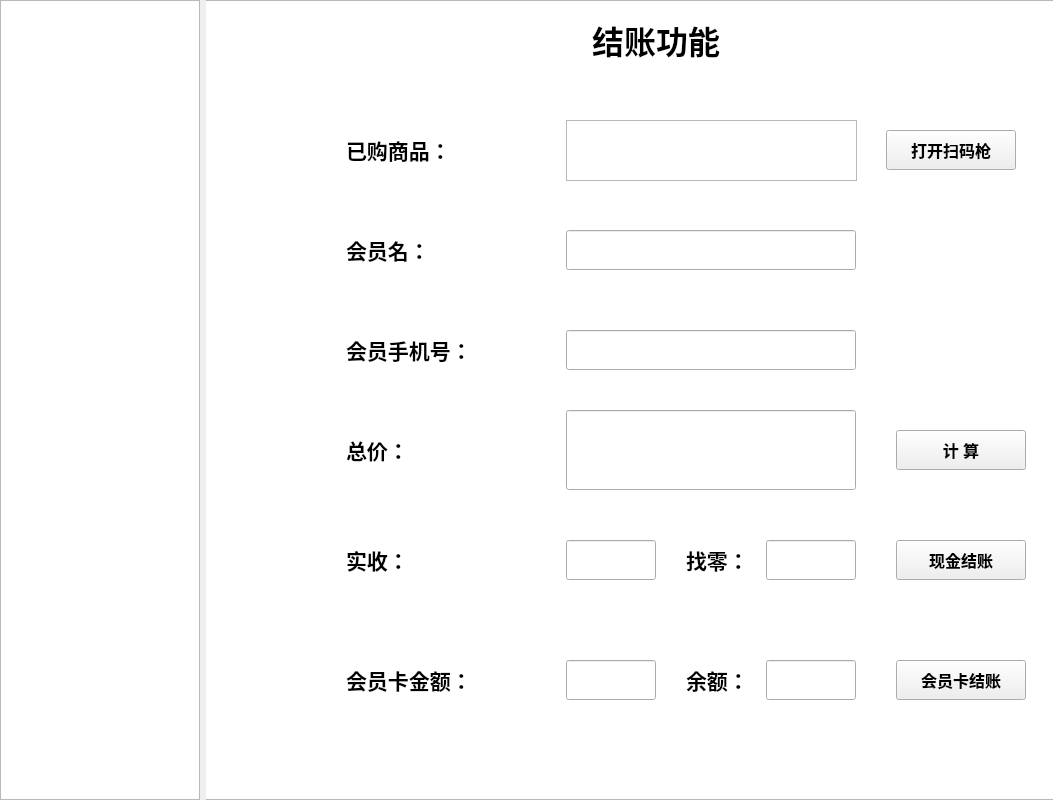
<?xml version="1.0" encoding="UTF-8"?>
<ui version="4.0">
 <class>frmNavListViewForm</class>
 <widget class="QWidget" name="frmNavListViewForm">
  <property name="geometry">
   <rect>
    <x>0</x>
    <y>0</y>
    <width>1053</width>
    <height>800</height>
   </rect>
  </property>
  <property name="windowTitle">
   <string>Form</string>
  </property>
  <layout class="QGridLayout" name="gridLayout">
   <property name="leftMargin">
    <number>0</number>
   </property>
   <property name="topMargin">
    <number>0</number>
   </property>
   <property name="rightMargin">
    <number>0</number>
   </property>
   <property name="bottomMargin">
    <number>0</number>
   </property>
   <item row="0" column="0">
    <widget class="NavListView" name="listView">
     <property name="maximumSize">
      <size>
       <width>200</width>
       <height>16777215</height>
      </size>
     </property>
    </widget>
   </item>
   <item row="0" column="1">
    <widget class="QStackedWidget" name="stackedWidget">
     <property name="font">
      <font>
       <family>Agency FB</family>
       <pointsize>14</pointsize>
       <weight>75</weight>
       <bold>true</bold>
      </font>
     </property>
     <property name="currentIndex">
      <number>0</number>
     </property>
     <widget class="QWidget" name="page1">
      <widget class="QLabel" name="label_1">
       <property name="geometry">
        <rect>
         <x>370</x>
         <y>20</y>
         <width>160</width>
         <height>40</height>
        </rect>
       </property>
       <property name="maximumSize">
        <size>
         <width>160</width>
         <height>80</height>
        </size>
       </property>
       <property name="font">
        <font>
         <family>Agency FB</family>
         <pointsize>24</pointsize>
         <weight>75</weight>
         <bold>true</bold>
        </font>
       </property>
       <property name="text">
        <string>结账功能</string>
       </property>
       <property name="alignment">
        <set>Qt::AlignCenter</set>
       </property>
      </widget>
      <widget class="QLabel" name="label">
       <property name="geometry">
        <rect>
         <x>140</x>
         <y>130</y>
         <width>141</width>
         <height>40</height>
        </rect>
       </property>
       <property name="font">
        <font>
         <family>Agency FB</family>
         <pointsize>16</pointsize>
         <weight>75</weight>
         <bold>true</bold>
        </font>
       </property>
       <property name="text">
        <string>已购商品：</string>
       </property>
      </widget>
      <widget class="QLabel" name="label_2">
       <property name="geometry">
        <rect>
         <x>140</x>
         <y>230</y>
         <width>141</width>
         <height>40</height>
        </rect>
       </property>
       <property name="font">
        <font>
         <family>Agency FB</family>
         <pointsize>16</pointsize>
         <weight>75</weight>
         <bold>true</bold>
        </font>
       </property>
       <property name="text">
        <string>会员名：</string>
       </property>
      </widget>
      <widget class="QLineEdit" name="lineEdit_vip">
       <property name="geometry">
        <rect>
         <x>360</x>
         <y>230</y>
         <width>290</width>
         <height>40</height>
        </rect>
       </property>
       <property name="font">
        <font>
         <pointsize>14</pointsize>
         <weight>50</weight>
         <bold>false</bold>
        </font>
       </property>
      </widget>
      <widget class="QLabel" name="label_3">
       <property name="geometry">
        <rect>
         <x>140</x>
         <y>430</y>
         <width>120</width>
         <height>40</height>
        </rect>
       </property>
       <property name="font">
        <font>
         <family>Agency FB</family>
         <pointsize>16</pointsize>
         <weight>75</weight>
         <bold>true</bold>
        </font>
       </property>
       <property name="text">
        <string>总价：</string>
       </property>
      </widget>
      <widget class="QLineEdit" name="lineEdit_total">
       <property name="geometry">
        <rect>
         <x>360</x>
         <y>410</y>
         <width>290</width>
         <height>80</height>
        </rect>
       </property>
       <property name="sizePolicy">
        <sizepolicy hsizetype="Maximum" vsizetype="Minimum">
         <horstretch>0</horstretch>
         <verstretch>0</verstretch>
        </sizepolicy>
       </property>
       <property name="maximumSize">
        <size>
         <width>290</width>
         <height>80</height>
        </size>
       </property>
       <property name="font">
        <font>
         <pointsize>12</pointsize>
         <weight>50</weight>
         <bold>false</bold>
        </font>
       </property>
       <property name="alignment">
        <set>Qt::AlignLeading|Qt::AlignLeft|Qt::AlignTop</set>
       </property>
      </widget>
      <widget class="QPushButton" name="pB_cashpay">
       <property name="geometry">
        <rect>
         <x>690</x>
         <y>540</y>
         <width>130</width>
         <height>40</height>
        </rect>
       </property>
       <property name="font">
        <font>
         <family>Agency FB</family>
         <pointsize>12</pointsize>
         <weight>75</weight>
         <bold>true</bold>
        </font>
       </property>
       <property name="text">
        <string>现金结账</string>
       </property>
      </widget>
      <widget class="QPushButton" name="pB_cardpay">
       <property name="geometry">
        <rect>
         <x>690</x>
         <y>660</y>
         <width>130</width>
         <height>40</height>
        </rect>
       </property>
       <property name="font">
        <font>
         <family>Agency FB</family>
         <pointsize>12</pointsize>
         <weight>75</weight>
         <bold>true</bold>
        </font>
       </property>
       <property name="text">
        <string>会员卡结账</string>
       </property>
      </widget>
      <widget class="QLabel" name="label_4">
       <property name="geometry">
        <rect>
         <x>140</x>
         <y>540</y>
         <width>120</width>
         <height>40</height>
        </rect>
       </property>
       <property name="font">
        <font>
         <family>Agency FB</family>
         <pointsize>16</pointsize>
         <weight>75</weight>
         <bold>true</bold>
        </font>
       </property>
       <property name="text">
        <string>实收：</string>
       </property>
      </widget>
      <widget class="QLineEdit" name="lineEdit_income">
       <property name="geometry">
        <rect>
         <x>360</x>
         <y>540</y>
         <width>90</width>
         <height>40</height>
        </rect>
       </property>
       <property name="font">
        <font>
         <weight>50</weight>
         <bold>false</bold>
        </font>
       </property>
      </widget>
      <widget class="QLabel" name="label_5">
       <property name="geometry">
        <rect>
         <x>480</x>
         <y>540</y>
         <width>61</width>
         <height>40</height>
        </rect>
       </property>
       <property name="font">
        <font>
         <pointsize>16</pointsize>
        </font>
       </property>
       <property name="text">
        <string>找零：</string>
       </property>
      </widget>
      <widget class="QLineEdit" name="lineEdit_outgoing">
       <property name="geometry">
        <rect>
         <x>560</x>
         <y>540</y>
         <width>90</width>
         <height>40</height>
        </rect>
       </property>
       <property name="font">
        <font>
         <weight>50</weight>
         <bold>false</bold>
        </font>
       </property>
      </widget>
      <widget class="QLabel" name="label_6">
       <property name="geometry">
        <rect>
         <x>140</x>
         <y>660</y>
         <width>161</width>
         <height>40</height>
        </rect>
       </property>
       <property name="font">
        <font>
         <family>Agency FB</family>
         <pointsize>16</pointsize>
         <weight>75</weight>
         <bold>true</bold>
        </font>
       </property>
       <property name="text">
        <string>会员卡金额：</string>
       </property>
      </widget>
      <widget class="QLineEdit" name="lineEdit_account">
       <property name="geometry">
        <rect>
         <x>360</x>
         <y>660</y>
         <width>90</width>
         <height>40</height>
        </rect>
       </property>
       <property name="font">
        <font>
         <weight>50</weight>
         <bold>false</bold>
        </font>
       </property>
      </widget>
      <widget class="QLabel" name="label_7">
       <property name="geometry">
        <rect>
         <x>480</x>
         <y>660</y>
         <width>61</width>
         <height>40</height>
        </rect>
       </property>
       <property name="font">
        <font>
         <pointsize>16</pointsize>
        </font>
       </property>
       <property name="text">
        <string>余额：</string>
       </property>
      </widget>
      <widget class="QLineEdit" name="lineEdit_remain">
       <property name="geometry">
        <rect>
         <x>560</x>
         <y>660</y>
         <width>90</width>
         <height>40</height>
        </rect>
       </property>
       <property name="font">
        <font>
         <weight>50</weight>
         <bold>false</bold>
        </font>
       </property>
      </widget>
      <widget class="QPushButton" name="pushButton_5">
       <property name="geometry">
        <rect>
         <x>690</x>
         <y>430</y>
         <width>130</width>
         <height>40</height>
        </rect>
       </property>
       <property name="font">
        <font>
         <pointsize>12</pointsize>
        </font>
       </property>
       <property name="text">
        <string>计 算</string>
       </property>
      </widget>
      <widget class="QLabel" name="label_17">
       <property name="geometry">
        <rect>
         <x>140</x>
         <y>330</y>
         <width>161</width>
         <height>40</height>
        </rect>
       </property>
       <property name="font">
        <font>
         <pointsize>16</pointsize>
         <weight>75</weight>
         <bold>true</bold>
        </font>
       </property>
       <property name="text">
        <string>会员手机号：</string>
       </property>
      </widget>
      <widget class="QLineEdit" name="lineEdit_vip_2">
       <property name="geometry">
        <rect>
         <x>360</x>
         <y>330</y>
         <width>290</width>
         <height>40</height>
        </rect>
       </property>
       <property name="font">
        <font>
         <weight>50</weight>
         <bold>false</bold>
        </font>
       </property>
      </widget>
      <widget class="QTextEdit" name="textEdit_2">
       <property name="geometry">
        <rect>
         <x>-10</x>
         <y>0</y>
         <width>880</width>
         <height>800</height>
        </rect>
       </property>
       <property name="html">
        <string>&lt;!DOCTYPE HTML PUBLIC &quot;-//W3C//DTD HTML 4.0//EN&quot; &quot;http://www.w3.org/TR/REC-html40/strict.dtd&quot;&gt;
&lt;html&gt;&lt;head&gt;&lt;meta name=&quot;qrichtext&quot; content=&quot;1&quot; /&gt;&lt;style type=&quot;text/css&quot;&gt;
p, li { white-space: pre-wrap; }
&lt;/style&gt;&lt;/head&gt;&lt;body style=&quot; font-family:'Agency FB'; font-size:14pt; font-weight:600; font-style:normal;&quot;&gt;
&lt;p style=&quot; margin-top:0px; margin-bottom:0px; margin-left:0px; margin-right:0px; -qt-block-indent:0; text-indent:0px;&quot;&gt;&lt;img src=&quot;:/image/013.jpg&quot; /&gt;&lt;/p&gt;&lt;/body&gt;&lt;/html&gt;</string>
       </property>
      </widget>
      <widget class="QPlainTextEdit" name="textEdit_goods">
       <property name="geometry">
        <rect>
         <x>360</x>
         <y>120</y>
         <width>291</width>
         <height>61</height>
        </rect>
       </property>
      </widget>
      <widget class="QPushButton" name="pushButton_6">
       <property name="geometry">
        <rect>
         <x>680</x>
         <y>130</y>
         <width>130</width>
         <height>40</height>
        </rect>
       </property>
       <property name="font">
        <font>
         <pointsize>12</pointsize>
        </font>
       </property>
       <property name="text">
        <string>打开扫码枪</string>
       </property>
      </widget>
      <zorder>textEdit_2</zorder>
      <zorder>label_1</zorder>
      <zorder>label</zorder>
      <zorder>label_2</zorder>
      <zorder>lineEdit_vip</zorder>
      <zorder>label_3</zorder>
      <zorder>lineEdit_total</zorder>
      <zorder>pB_cashpay</zorder>
      <zorder>pB_cardpay</zorder>
      <zorder>label_4</zorder>
      <zorder>lineEdit_income</zorder>
      <zorder>label_5</zorder>
      <zorder>lineEdit_outgoing</zorder>
      <zorder>label_6</zorder>
      <zorder>lineEdit_account</zorder>
      <zorder>label_7</zorder>
      <zorder>lineEdit_remain</zorder>
      <zorder>pushButton_5</zorder>
      <zorder>label_17</zorder>
      <zorder>lineEdit_vip_2</zorder>
      <zorder>textEdit_goods</zorder>
      <zorder>pushButton_6</zorder>
     </widget>
     <widget class="QWidget" name="page2">
      <widget class="QLabel" name="label_8">
       <property name="geometry">
        <rect>
         <x>380</x>
         <y>20</y>
         <width>200</width>
         <height>60</height>
        </rect>
       </property>
       <property name="font">
        <font>
         <family>Agency FB</family>
         <pointsize>24</pointsize>
         <weight>75</weight>
         <bold>true</bold>
        </font>
       </property>
       <property name="text">
        <string>添加新会员</string>
       </property>
       <property name="alignment">
        <set>Qt::AlignCenter</set>
       </property>
      </widget>
      <widget class="QLabel" name="label_9">
       <property name="geometry">
        <rect>
         <x>180</x>
         <y>130</y>
         <width>161</width>
         <height>40</height>
        </rect>
       </property>
       <property name="font">
        <font>
         <family>Agency FB</family>
         <pointsize>16</pointsize>
         <weight>75</weight>
         <bold>true</bold>
        </font>
       </property>
       <property name="text">
        <string>新会员账号：</string>
       </property>
      </widget>
      <widget class="QLabel" name="label_10">
       <property name="geometry">
        <rect>
         <x>180</x>
         <y>250</y>
         <width>161</width>
         <height>40</height>
        </rect>
       </property>
       <property name="font">
        <font>
         <family>Agency FB</family>
         <pointsize>16</pointsize>
         <weight>75</weight>
         <bold>true</bold>
        </font>
       </property>
       <property name="text">
        <string>会员手机号：</string>
       </property>
      </widget>
      <widget class="QLabel" name="label_11">
       <property name="geometry">
        <rect>
         <x>180</x>
         <y>490</y>
         <width>140</width>
         <height>40</height>
        </rect>
       </property>
       <property name="font">
        <font>
         <family>Agency FB</family>
         <pointsize>16</pointsize>
         <weight>75</weight>
         <bold>true</bold>
        </font>
       </property>
       <property name="text">
        <string>首次充值：</string>
       </property>
      </widget>
      <widget class="QLineEdit" name="lineEdit_newvipName">
       <property name="geometry">
        <rect>
         <x>440</x>
         <y>130</y>
         <width>300</width>
         <height>40</height>
        </rect>
       </property>
      </widget>
      <widget class="QLineEdit" name="lineEdit_newvipPhone">
       <property name="geometry">
        <rect>
         <x>440</x>
         <y>250</y>
         <width>300</width>
         <height>40</height>
        </rect>
       </property>
      </widget>
      <widget class="QPushButton" name="pB_newvipRegister">
       <property name="geometry">
        <rect>
         <x>440</x>
         <y>610</y>
         <width>141</width>
         <height>51</height>
        </rect>
       </property>
       <property name="font">
        <font>
         <pointsize>16</pointsize>
        </font>
       </property>
       <property name="text">
        <string>注  册</string>
       </property>
      </widget>
      <widget class="QLabel" name="label_16">
       <property name="geometry">
        <rect>
         <x>180</x>
         <y>370</y>
         <width>171</width>
         <height>40</height>
        </rect>
       </property>
       <property name="font">
        <font>
         <family>Agency FB</family>
         <pointsize>16</pointsize>
         <weight>75</weight>
         <bold>true</bold>
        </font>
       </property>
       <property name="text">
        <string>确认手机号：</string>
       </property>
      </widget>
      <widget class="QLineEdit" name="lineEdit_newvipContirm">
       <property name="geometry">
        <rect>
         <x>440</x>
         <y>370</y>
         <width>300</width>
         <height>40</height>
        </rect>
       </property>
      </widget>
      <widget class="QLineEdit" name="lineEdit_newvipFirst">
       <property name="geometry">
        <rect>
         <x>440</x>
         <y>490</y>
         <width>300</width>
         <height>40</height>
        </rect>
       </property>
      </widget>
      <widget class="QTextEdit" name="textEdit_3">
       <property name="geometry">
        <rect>
         <x>-10</x>
         <y>0</y>
         <width>880</width>
         <height>800</height>
        </rect>
       </property>
       <property name="html">
        <string>&lt;!DOCTYPE HTML PUBLIC &quot;-//W3C//DTD HTML 4.0//EN&quot; &quot;http://www.w3.org/TR/REC-html40/strict.dtd&quot;&gt;
&lt;html&gt;&lt;head&gt;&lt;meta name=&quot;qrichtext&quot; content=&quot;1&quot; /&gt;&lt;style type=&quot;text/css&quot;&gt;
p, li { white-space: pre-wrap; }
&lt;/style&gt;&lt;/head&gt;&lt;body style=&quot; font-family:'Agency FB'; font-size:14pt; font-weight:600; font-style:normal;&quot;&gt;
&lt;p style=&quot; margin-top:0px; margin-bottom:0px; margin-left:0px; margin-right:0px; -qt-block-indent:0; text-indent:0px;&quot;&gt;&lt;img src=&quot;:/image/016.jpg&quot; /&gt;&lt;/p&gt;&lt;/body&gt;&lt;/html&gt;</string>
       </property>
      </widget>
      <zorder>textEdit_3</zorder>
      <zorder>label_8</zorder>
      <zorder>label_9</zorder>
      <zorder>label_10</zorder>
      <zorder>label_11</zorder>
      <zorder>lineEdit_newvipName</zorder>
      <zorder>lineEdit_newvipPhone</zorder>
      <zorder>pB_newvipRegister</zorder>
      <zorder>label_16</zorder>
      <zorder>lineEdit_newvipContirm</zorder>
      <zorder>lineEdit_newvipFirst</zorder>
     </widget>
     <widget class="QWidget" name="page3">
      <widget class="QLabel" name="label_12">
       <property name="geometry">
        <rect>
         <x>340</x>
         <y>20</y>
         <width>211</width>
         <height>60</height>
        </rect>
       </property>
       <property name="font">
        <font>
         <pointsize>24</pointsize>
        </font>
       </property>
       <property name="text">
        <string>老会员管理</string>
       </property>
       <property name="alignment">
        <set>Qt::AlignCenter</set>
       </property>
      </widget>
      <widget class="QLabel" name="label_13">
       <property name="geometry">
        <rect>
         <x>200</x>
         <y>130</y>
         <width>131</width>
         <height>40</height>
        </rect>
       </property>
       <property name="font">
        <font>
         <pointsize>16</pointsize>
        </font>
       </property>
       <property name="text">
        <string>会员账号：</string>
       </property>
      </widget>
      <widget class="QLabel" name="label_14">
       <property name="geometry">
        <rect>
         <x>200</x>
         <y>350</y>
         <width>161</width>
         <height>40</height>
        </rect>
       </property>
       <property name="font">
        <font>
         <pointsize>16</pointsize>
        </font>
       </property>
       <property name="text">
        <string>修改手机号：</string>
       </property>
      </widget>
      <widget class="QLabel" name="label_15">
       <property name="geometry">
        <rect>
         <x>200</x>
         <y>590</y>
         <width>131</width>
         <height>40</height>
        </rect>
       </property>
       <property name="font">
        <font>
         <pointsize>16</pointsize>
        </font>
       </property>
       <property name="text">
        <string>会员充值：</string>
       </property>
      </widget>
      <widget class="QLineEdit" name="lineEdit_oldvipName">
       <property name="geometry">
        <rect>
         <x>400</x>
         <y>130</y>
         <width>280</width>
         <height>50</height>
        </rect>
       </property>
      </widget>
      <widget class="QLineEdit" name="lineEdit_oldvipNewPhone">
       <property name="geometry">
        <rect>
         <x>400</x>
         <y>350</y>
         <width>280</width>
         <height>50</height>
        </rect>
       </property>
      </widget>
      <widget class="QLineEdit" name="lineEdit_oldvipCOnfirm">
       <property name="geometry">
        <rect>
         <x>400</x>
         <y>470</y>
         <width>280</width>
         <height>50</height>
        </rect>
       </property>
      </widget>
      <widget class="QPushButton" name="pB_changeVipphone">
       <property name="geometry">
        <rect>
         <x>710</x>
         <y>470</y>
         <width>100</width>
         <height>40</height>
        </rect>
       </property>
       <property name="text">
        <string>修 改</string>
       </property>
      </widget>
      <widget class="QPushButton" name="pB_addVipcount">
       <property name="geometry">
        <rect>
         <x>710</x>
         <y>590</y>
         <width>100</width>
         <height>40</height>
        </rect>
       </property>
       <property name="text">
        <string>充 值</string>
       </property>
      </widget>
      <widget class="QLabel" name="label_18">
       <property name="geometry">
        <rect>
         <x>200</x>
         <y>240</y>
         <width>131</width>
         <height>40</height>
        </rect>
       </property>
       <property name="font">
        <font>
         <pointsize>16</pointsize>
        </font>
       </property>
       <property name="text">
        <string>原手机号：</string>
       </property>
      </widget>
      <widget class="QLineEdit" name="lineEdit_oldvipPhone">
       <property name="geometry">
        <rect>
         <x>400</x>
         <y>240</y>
         <width>280</width>
         <height>50</height>
        </rect>
       </property>
      </widget>
      <widget class="QLabel" name="label_19">
       <property name="geometry">
        <rect>
         <x>200</x>
         <y>470</y>
         <width>161</width>
         <height>40</height>
        </rect>
       </property>
       <property name="font">
        <font>
         <pointsize>16</pointsize>
        </font>
       </property>
       <property name="text">
        <string>确认手机号：</string>
       </property>
      </widget>
      <widget class="QLineEdit" name="lineEdit_oldvipAddcount">
       <property name="geometry">
        <rect>
         <x>400</x>
         <y>590</y>
         <width>280</width>
         <height>50</height>
        </rect>
       </property>
      </widget>
      <widget class="QTextEdit" name="textEdit">
       <property name="geometry">
        <rect>
         <x>-10</x>
         <y>0</y>
         <width>880</width>
         <height>800</height>
        </rect>
       </property>
       <property name="html">
        <string>&lt;!DOCTYPE HTML PUBLIC &quot;-//W3C//DTD HTML 4.0//EN&quot; &quot;http://www.w3.org/TR/REC-html40/strict.dtd&quot;&gt;
&lt;html&gt;&lt;head&gt;&lt;meta name=&quot;qrichtext&quot; content=&quot;1&quot; /&gt;&lt;style type=&quot;text/css&quot;&gt;
p, li { white-space: pre-wrap; }
&lt;/style&gt;&lt;/head&gt;&lt;body style=&quot; font-family:'Agency FB'; font-size:14pt; font-weight:600; font-style:normal;&quot;&gt;
&lt;p style=&quot; margin-top:0px; margin-bottom:0px; margin-left:0px; margin-right:0px; -qt-block-indent:0; text-indent:0px;&quot;&gt;&lt;img src=&quot;:/image/016.jpg&quot; /&gt;&lt;/p&gt;&lt;/body&gt;&lt;/html&gt;</string>
       </property>
      </widget>
      <zorder>textEdit</zorder>
      <zorder>label_12</zorder>
      <zorder>label_13</zorder>
      <zorder>label_14</zorder>
      <zorder>label_15</zorder>
      <zorder>lineEdit_oldvipName</zorder>
      <zorder>lineEdit_oldvipNewPhone</zorder>
      <zorder>lineEdit_oldvipCOnfirm</zorder>
      <zorder>pB_changeVipphone</zorder>
      <zorder>pB_addVipcount</zorder>
      <zorder>label_18</zorder>
      <zorder>lineEdit_oldvipPhone</zorder>
      <zorder>label_19</zorder>
      <zorder>lineEdit_oldvipAddcount</zorder>
     </widget>
     <widget class="QWidget" name="page4">
      <widget class="QLabel" name="label_20">
       <property name="geometry">
        <rect>
         <x>320</x>
         <y>20</y>
         <width>240</width>
         <height>60</height>
        </rect>
       </property>
       <property name="font">
        <font>
         <pointsize>24</pointsize>
        </font>
       </property>
       <property name="text">
        <string>退/换货管理</string>
       </property>
       <property name="alignment">
        <set>Qt::AlignCenter</set>
       </property>
      </widget>
      <widget class="QLabel" name="label_25">
       <property name="geometry">
        <rect>
         <x>120</x>
         <y>180</y>
         <width>261</width>
         <height>40</height>
        </rect>
       </property>
       <property name="font">
        <font>
         <pointsize>16</pointsize>
         <weight>75</weight>
         <bold>true</bold>
        </font>
       </property>
       <property name="text">
        <string>退/换货商品及数量：</string>
       </property>
       <property name="alignment">
        <set>Qt::AlignLeading|Qt::AlignLeft|Qt::AlignVCenter</set>
       </property>
      </widget>
      <widget class="QTextEdit" name="textEdit_returnGoods">
       <property name="geometry">
        <rect>
         <x>429</x>
         <y>150</y>
         <width>311</width>
         <height>100</height>
        </rect>
       </property>
      </widget>
      <widget class="QLabel" name="label_26">
       <property name="geometry">
        <rect>
         <x>160</x>
         <y>340</y>
         <width>171</width>
         <height>40</height>
        </rect>
       </property>
       <property name="font">
        <font>
         <pointsize>16</pointsize>
        </font>
       </property>
       <property name="text">
        <string>退/换货原因：</string>
       </property>
      </widget>
      <widget class="QTextEdit" name="textEdit_returnReason">
       <property name="geometry">
        <rect>
         <x>429</x>
         <y>325</y>
         <width>311</width>
         <height>70</height>
        </rect>
       </property>
      </widget>
      <widget class="QLabel" name="label_27">
       <property name="geometry">
        <rect>
         <x>160</x>
         <y>500</y>
         <width>161</width>
         <height>40</height>
        </rect>
       </property>
       <property name="font">
        <font>
         <pointsize>16</pointsize>
        </font>
       </property>
       <property name="text">
        <string>退款金额：</string>
       </property>
       <property name="alignment">
        <set>Qt::AlignCenter</set>
       </property>
      </widget>
      <widget class="QLineEdit" name="lineEdit_returnTotal">
       <property name="geometry">
        <rect>
         <x>429</x>
         <y>500</y>
         <width>311</width>
         <height>40</height>
        </rect>
       </property>
      </widget>
      <widget class="QPushButton" name="pB_return">
       <property name="geometry">
        <rect>
         <x>350</x>
         <y>620</y>
         <width>160</width>
         <height>40</height>
        </rect>
       </property>
       <property name="text">
        <string>确认退换货</string>
       </property>
      </widget>
      <widget class="QTextEdit" name="textEdit_4">
       <property name="geometry">
        <rect>
         <x>-10</x>
         <y>0</y>
         <width>880</width>
         <height>800</height>
        </rect>
       </property>
       <property name="html">
        <string>&lt;!DOCTYPE HTML PUBLIC &quot;-//W3C//DTD HTML 4.0//EN&quot; &quot;http://www.w3.org/TR/REC-html40/strict.dtd&quot;&gt;
&lt;html&gt;&lt;head&gt;&lt;meta name=&quot;qrichtext&quot; content=&quot;1&quot; /&gt;&lt;style type=&quot;text/css&quot;&gt;
p, li { white-space: pre-wrap; }
&lt;/style&gt;&lt;/head&gt;&lt;body style=&quot; font-family:'Agency FB'; font-size:14pt; font-weight:600; font-style:normal;&quot;&gt;
&lt;p style=&quot; margin-top:0px; margin-bottom:0px; margin-left:0px; margin-right:0px; -qt-block-indent:0; text-indent:0px;&quot;&gt;&lt;img src=&quot;:/image/017.jpg&quot; /&gt;&lt;/p&gt;&lt;/body&gt;&lt;/html&gt;</string>
       </property>
      </widget>
      <zorder>textEdit_4</zorder>
      <zorder>label_20</zorder>
      <zorder>label_25</zorder>
      <zorder>textEdit_returnGoods</zorder>
      <zorder>label_26</zorder>
      <zorder>textEdit_returnReason</zorder>
      <zorder>label_27</zorder>
      <zorder>lineEdit_returnTotal</zorder>
      <zorder>pB_return</zorder>
     </widget>
     <widget class="QWidget" name="page">
      <widget class="QCalendarWidget" name="calendarWidget">
       <property name="geometry">
        <rect>
         <x>60</x>
         <y>190</y>
         <width>301</width>
         <height>221</height>
        </rect>
       </property>
      </widget>
      <widget class="QLabel" name="label_21">
       <property name="geometry">
        <rect>
         <x>340</x>
         <y>20</y>
         <width>200</width>
         <height>41</height>
        </rect>
       </property>
       <property name="font">
        <font>
         <pointsize>24</pointsize>
        </font>
       </property>
       <property name="text">
        <string>主界面</string>
       </property>
       <property name="alignment">
        <set>Qt::AlignCenter</set>
       </property>
      </widget>
      <widget class="QLabel" name="label_22">
       <property name="geometry">
        <rect>
         <x>45</x>
         <y>124</y>
         <width>120</width>
         <height>40</height>
        </rect>
       </property>
       <property name="font">
        <font>
         <pointsize>16</pointsize>
        </font>
       </property>
       <property name="text">
        <string>时间</string>
       </property>
      </widget>
      <widget class="QLabel" name="label_23">
       <property name="geometry">
        <rect>
         <x>50</x>
         <y>470</y>
         <width>151</width>
         <height>40</height>
        </rect>
       </property>
       <property name="font">
        <font>
         <family>Agency FB</family>
         <pointsize>16</pointsize>
         <weight>75</weight>
         <bold>true</bold>
        </font>
       </property>
       <property name="text">
        <string>音乐播放器</string>
       </property>
      </widget>
      <widget class="QListView" name="listView_2">
       <property name="geometry">
        <rect>
         <x>75</x>
         <y>520</y>
         <width>731</width>
         <height>161</height>
        </rect>
       </property>
      </widget>
      <widget class="QTextEdit" name="textEdit_personInfo">
       <property name="geometry">
        <rect>
         <x>520</x>
         <y>190</y>
         <width>281</width>
         <height>221</height>
        </rect>
       </property>
       <property name="font">
        <font>
         <pointsize>16</pointsize>
         <weight>50</weight>
         <bold>false</bold>
        </font>
       </property>
      </widget>
      <widget class="QLabel" name="label_24">
       <property name="geometry">
        <rect>
         <x>500</x>
         <y>130</y>
         <width>171</width>
         <height>40</height>
        </rect>
       </property>
       <property name="font">
        <font>
         <pointsize>16</pointsize>
        </font>
       </property>
       <property name="text">
        <string>个人本月绩效</string>
       </property>
      </widget>
      <widget class="QPushButton" name="pushButton">
       <property name="geometry">
        <rect>
         <x>710</x>
         <y>128</y>
         <width>93</width>
         <height>40</height>
        </rect>
       </property>
       <property name="text">
        <string>查看</string>
       </property>
      </widget>
      <widget class="QTextEdit" name="textEdit_5">
       <property name="geometry">
        <rect>
         <x>-10</x>
         <y>0</y>
         <width>880</width>
         <height>800</height>
        </rect>
       </property>
       <property name="html">
        <string>&lt;!DOCTYPE HTML PUBLIC &quot;-//W3C//DTD HTML 4.0//EN&quot; &quot;http://www.w3.org/TR/REC-html40/strict.dtd&quot;&gt;
&lt;html&gt;&lt;head&gt;&lt;meta name=&quot;qrichtext&quot; content=&quot;1&quot; /&gt;&lt;style type=&quot;text/css&quot;&gt;
p, li { white-space: pre-wrap; }
&lt;/style&gt;&lt;/head&gt;&lt;body style=&quot; font-family:'Agency FB'; font-size:14pt; font-weight:600; font-style:normal;&quot;&gt;
&lt;p style=&quot; margin-top:0px; margin-bottom:0px; margin-left:0px; margin-right:0px; -qt-block-indent:0; text-indent:0px;&quot;&gt;&lt;img src=&quot;:/image/007.jpg&quot; /&gt;&lt;/p&gt;&lt;/body&gt;&lt;/html&gt;</string>
       </property>
      </widget>
      <zorder>textEdit_5</zorder>
      <zorder>calendarWidget</zorder>
      <zorder>label_21</zorder>
      <zorder>label_22</zorder>
      <zorder>label_23</zorder>
      <zorder>listView_2</zorder>
      <zorder>textEdit_personInfo</zorder>
      <zorder>label_24</zorder>
      <zorder>pushButton</zorder>
     </widget>
     <widget class="QWidget" name="page_2"/>
    </widget>
   </item>
  </layout>
 </widget>
 <customwidgets>
  <customwidget>
   <class>NavListView</class>
   <extends>QListView</extends>
   <header>navlistview.h</header>
  </customwidget>
 </customwidgets>
 <resources/>
 <connections/>
</ui>
